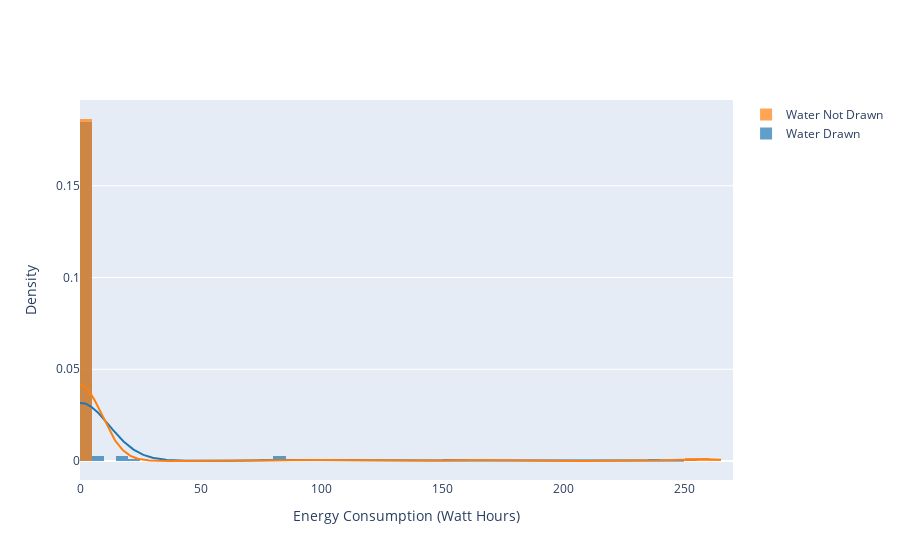

Notebook code cell kept with this figure:
### Code cell
feature = df_train.columns[5]
hist_data = [df_train[df_train['Water Drawn']==1][feature],
             df_train[df_train['Water Drawn']==0][feature]]

group_labels = ['Water Drawn', 'Water Not Drawn']

fig = ff.create_distplot(hist_data, group_labels, bin_size=5,show_rug=False)
fig.update_xaxes(title="Energy Consumption (Watt Hours)")
fig.update_yaxes(title="Density")
fig.show()

### Figure 1 — Plotly figure (JSON) as saved in the notebook; plotly's stock layout.template omitted (floating-point values rounded to 4 significant figures; data arrays with more than 128 entries replaced by an {"elided": "..."} marker saying what was removed)
{"data": [{"autobinx": false, "histnorm": "probability density", "legendgroup": "Water Drawn", "marker": {"color": "rgb(31, 119, 180)"}, "name": "Water Drawn", "opacity": 0.7, "type": "histogram", "x": {"elided": "159 float values"}, "xaxis": "x", "xbins": {"end": 250.2, "size": 5, "start": 0}, "yaxis": "y"}, {"autobinx": false, "histnorm": "probability density", "legendgroup": "Water Not Drawn", "marker": {"color": "rgb(255, 127, 14)"}, "name": "Water Not Drawn", "opacity": 0.7, "type": "histogram", "x": {"elided": "4494 float values"}, "xaxis": "x", "xbins": {"end": 265.6, "size": 5, "start": 0}, "yaxis": "y"}, {"legendgroup": "Water Drawn", "marker": {"color": "rgb(31, 119, 180)"}, "mode": "lines", "name": "Water Drawn", "showlegend": false, "type": "scatter", "x": {"elided": "500 float values"}, "xaxis": "x", "y": {"elided": "500 float values"}, "yaxis": "y"}, {"legendgroup": "Water Not Drawn", "marker": {"color": "rgb(255, 127, 14)"}, "mode": "lines", "name": "Water Not Drawn", "showlegend": false, "type": "scatter", "x": {"elided": "500 float values"}, "xaxis": "x", "y": {"elided": "500 float values"}, "yaxis": "y"}], "layout": {"barmode": "overlay", "hovermode": "closest", "legend": {"traceorder": "reversed"}, "xaxis": {"anchor": "y2", "domain": [0, 1], "title": {"text": "Energy Consumption (Watt Hours)"}, "zeroline": false}, "yaxis": {"anchor": "free", "domain": [0, 1], "position": 0, "title": {"text": "Density"}}}}
